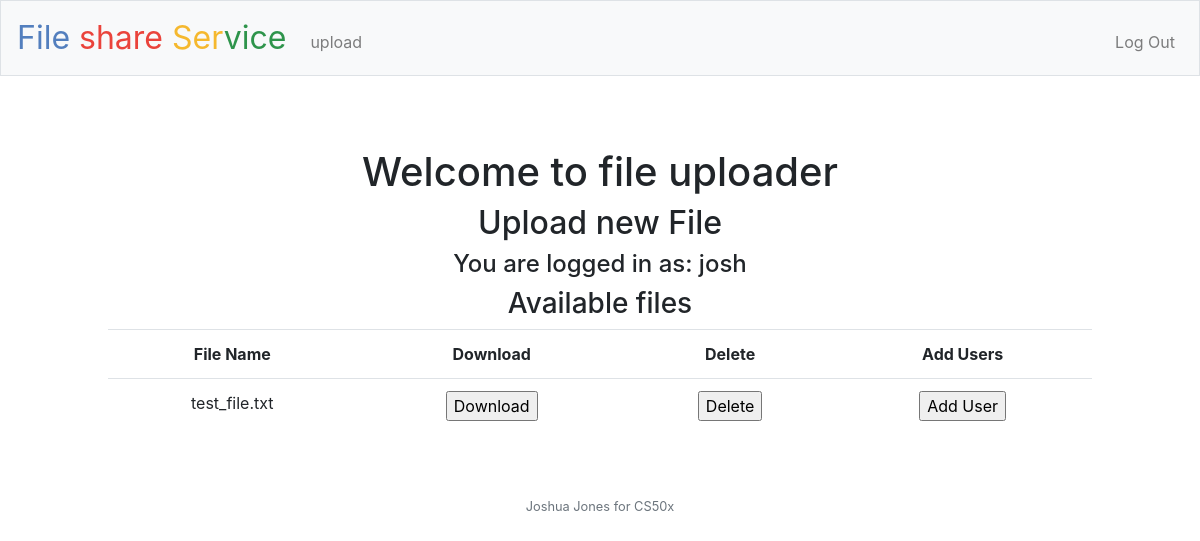
Page / (signed in) on the earlier database version.
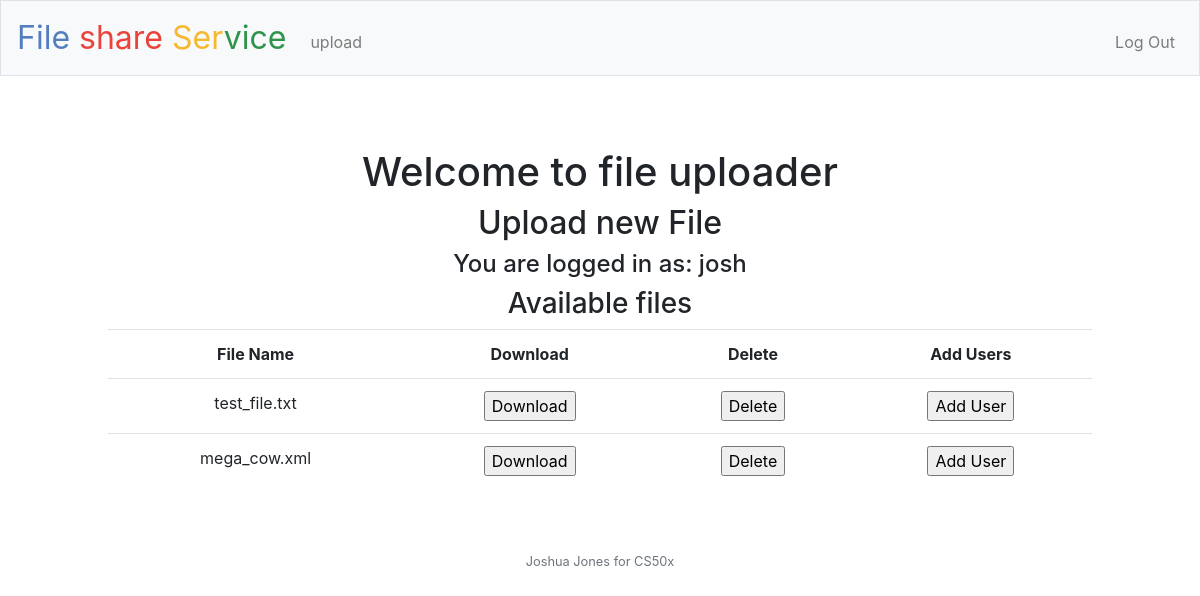
Same page on the later database version.
### tables this page shows
CREATE TABLE users(

id INTEGER NOT NULL PRIMARY KEY,
name TEXT,
hash TEXT,
user_type TEXT);

CREATE TABLE files(
file_id INTEGER NOT NULL PRIMARY KEY,
file_name TEXT,
file_path TEXT,
uploader_id INTEGER,
FOREIGN KEY (uploader_id)
    REFERENCES users (id)
);

### app.py (the view)
@app.route("/", methods=["GET", "POST"])
@login_required
def dashboard():
    if request.method == "GET":
        uid = session["user_id"]
        user = list(db.execute(f"SELECT * FROM users WHERE id = {uid}"))
        user_name = user[0][1]
        users_files = load_user_files(db=db, uid=uid)
        return render_template(
            "index.html", user_name=user_name, users_files=users_files
        )

### app.py (called while the page is built)
@app.after_request
def after_request(response):
    response.headers["Cache-Control"] = "no-cache, no-store, must-revalidate"
    response.headers["Expires"] = 0
    response.headers["Pragma"] = "no-cache"
    return response

@app.after_request
def after_request(response):
    response.headers["Cache-Control"] = "no-cache, no-store, must-revalidate"
    response.headers["Expires"] = 0
    response.headers["Pragma"] = "no-cache"
    return response

### helpers.py (called while the page is built)
def login_required(f):
    @wraps(f)
    def decorated_function(*args, **kwargs):
        if session.get("user_id") is None:
            return redirect("/login")
        return f(*args, **kwargs)
    return decorated_function

def load_user_files(db, uid):
    allowed_file_ids = list(
        db.execute(f"SELECT file_id FROM file_access WHERE user_id={uid}")
    )
    if allowed_file_ids:
        allowed_file_ids = tuple([row[0] for row in allowed_file_ids])
        if len(allowed_file_ids) > 1:
            user_files = list(
                db.execute(f"SELECT * FROM files WHERE file_id IN {allowed_file_ids}")
            )
        else:
            user_files = list(
                db.execute(f"SELECT * FROM files WHERE file_id={allowed_file_ids[0]}")
            )
        return user_files
    else:
        return []

### templates/index.html (shortened to what this page needs)
{% extends "layout.html" %} {% block title %} / {% endblock %} {% block main %}
<div class="container">
  <br />
  <div class="container">
    <h1>Welcome to file uploader</h1>
    <h2>Upload new File</h2>
    <h4>You are logged in as: {{user_name}}</h4>
    <h3>Available files</h3>
  </div>
  <div class="container">
    <table class="table">
      <tr>
        <th>File Name</th>
        <th>Download</th>
        <th>Delete</th>
        <th>Add Users</th>
      </tr>
      {%- for file in users_files %}
      <tr>
        <td>{{file[1]}}</td>
        <td>
          <form method="post" action="download" enctype="multipart/form-data">
            <input type="submit" value="Download" />
          </form>
        </td>
        <td>
          <form method="post" action="delete" enctype="multipart/form-data">
            <input type="submit" value="Delete" />
          </form>
        </td>
        <td>
          <form
            method="post"
            action="add_user_nav"
            enctype="multipart/form-data"
          >
            <input type="submit" value="Add User" />
          </form>
        </td>
      </tr>
      {%- endfor %}
    </table>
  </div>
</div>
{% endblock %}

### templates/layout.html (shortened to what this page needs)
<!DOCTYPE html>
<html lang="en">
  <head>
    <link
      rel="stylesheet"
      href="https://cdn.jsdelivr.net/npm/bootstrap@4.5.3/dist/css/bootstrap.min.css"
    />
    <link href="/static/styles.css" rel="stylesheet" />
  </head>
  <body>
    <nav class="navbar navbar-expand-md navbar-light bg-light border">
      <a class="navbar-brand" href="/"
        ><span class="blue">File</span><span class="red"> share </span
        ><span class="yellow">Ser</span><span class="green">vice</span>
      </a>
      <div class="collapse navbar-collapse" id="navbar">
        {% if session.user_id %}
        <ul class="navbar-nav mr-auto mt-2">
          <li class="nav-item">
            <a class="nav-link" href="/upload">upload</a>
          </li>
        </ul>
        <ul class="navbar-nav ml-auto mt-2">
          <li class="nav-item">
            <a class="nav-link" href="/logout">Log Out</a>
          </li>
        </ul>
        {% endif %}
      </div>
    </nav>
    <main class="container p-5">{% block main %}{% endblock %}</main>
    <footer class="small text-center text-muted">Joshua Jones for CS50x</footer>
  </body>
</html>

### static/styles.css (style rules this page uses)
nav .navbar-brand { font-size: xx-large; }
nav .navbar-brand .blue { color: #537fbe; }
nav .navbar-brand .red { color: #ea433b; }
nav .navbar-brand .yellow { color: #f5b82e; }
nav .navbar-brand .green { color: #2e944b; }
main { overflow-x: auto; text-align: center; }

Differences in the rows shown:
added files: file_name "mega_cow.xml"
